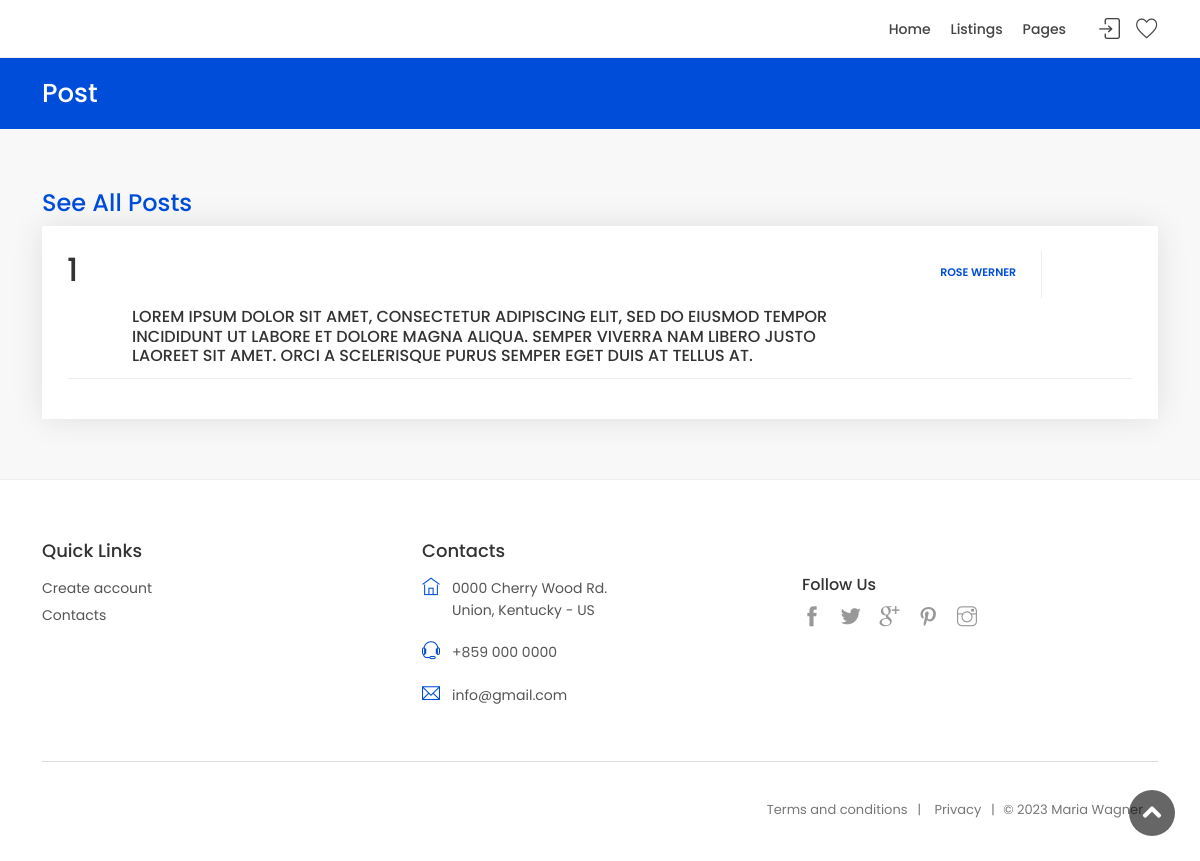
The app's page /comments/detail.php?id=1 with its own data.
### tables this page shows
CREATE TABLE `comment` (
  `commentID` int(10) UNSIGNED NOT NULL,
  `description` text DEFAULT NULL,
  `userID` int(10) UNSIGNED DEFAULT NULL
);

CREATE TABLE `user` (
  `userID` int(10) UNSIGNED NOT NULL,
  `name` varchar(48) DEFAULT NULL,
  `email` varchar(68) DEFAULT NULL,
  `password` varchar(48) DEFAULT NULL
);

### lib/db.php (called while the page is built, shortened)
<?php
function query($pdo,$query,$data=[]){
	$query=$pdo->prepare($query);
	$query->execute($data);
	return $query;
}

### comments/detail.php (the view, shortened to what this page needs)
<?php
require_once('../lib/db.php');
$posts=query($pdo,'SELECT comment.userID, comment.description, comment.commentID, user.name FROM comment JOIN user ON user.userID=comment.userID WHERE comment.commentID=?',[$_GET['id']]);
?>
<!DOCTYPE html>
<html lang="en">
<head>
    <link href="../css/bootstrap.min.css" rel="stylesheet">
    <link href="../css/style.css" rel="stylesheet">
	<link href="../css/vendors.css" rel="stylesheet">
    <link href="../css/custom.css" rel="stylesheet">
</head>
<body>
	<div id="page">
	<header class="header_in is_sticky menu_fixed">
		<div class="container">
			<div class="row">
				<div class="col-lg-3 col-12">
				</div>
				<div class="col-lg-9 col-12">
					<ul id="top_menu">
						<li><a href="../lib/auth/login.php" class="login" title="Sign In"><?php echo "Sign In";?></a></li>
						<li><a href="" class="wishlist_bt_top" title="Your wishlist"><?php echo "Your wishlist";?></a></li>
					</ul>
					<nav id="menu" class="main-menu">
						<ul>
							<li><span><a href="../index.php"><?php echo "Home";?></a></span>
							</li>
							<li><span><a href="../book-listings.php"><?php echo "Listings";?></a></span>
							</li>
							<li><span><a href="#0"><?php echo "Pages";?></a></span>
							</li>
						</ul>
					</nav>
				</div>
			</div>
		</div>
	</header>
	<div class="sub_header_in sticky_header">
		<div class="container">
			<h1><?php echo "Post";?></h1>
		</div>
	</div>
	<main>
		<div class="container margin_60_35">
		<h4 data-bs-target="#collapse_ft_1"><a href="index.php" ><?php echo "See All Posts";?></a></h4>
			<div class="box_booking">
			<?php
			while($post=$posts->fetch()){
			?>
				<div class="strip_booking">
					<div class="row">
						<div class="col-lg-9 col-md-5">
							<h2><?php echo $post['commentID'];?></h2>
							<h3><?php echo $post['description'];?></h3>
						</div>
						<div class="col-lg-2 col-md-3">
							<ul class="info_booking">
								<li><strong><a href="../users/detail.php?id=<?=$post['userID']?>"><?php echo $post['name'];?></a></strong></li>
							</ul>
						</div>
					</div>
				</div>
			<?php
			}
			?>
			</div>
		</div>
	</main>
	<footer class="plus_border">
		<div class="container margin_60_35">
			<div class="row">
				<div class="col-lg-4 col-md-6 col-sm-6">
					<h3 data-bs-target="#collapse_ft_1"><?php echo "Quick Links" ;?></h3>
					<div class="collapse dont-collapse-sm" id="collapse_ft_1">
						<ul class="links">
							<li><a href="../lib/auth/register.php"><?php echo "Create account" ;?></a></li>
							<li><a href="../contacts.php"><?php echo "Contacts" ;?></a></li>
						</ul>
					</div>
				</div>
				<div class="col-lg-4 col-md-6 col-sm-6">
					<h3 data-bs-target="#collapse_ft_3"><?php echo "Contacts" ;?></h3>
					<div class="collapse dont-collapse-sm" id="collapse_ft_3">
						<ul class="contacts">
							<li><i class="ti-home"></i><?php echo "0000 Cherry Wood Rd." ;?><br><?php echo "Union, Kentucky - US" ;?></li>
							<li><i class="ti-headphone-alt"></i><?php echo "+859 000 0000" ;?></li>
							<li><i class="ti-email"></i><a href="#0"><?php echo "info@gmail.com" ;?></a></li>
						</ul>
					</div>
				</div>
				<div class="col-lg-4 col-md-6 col-sm-6">
					<div class="collapse dont-collapse-sm" id="collapse_ft_4">
						<div class="follow_us">
							<h5><?php echo "Follow Us" ;?></h5>
							<ul>
								<li><a href="#0"><i class="ti-facebook"></i></a></li>
								<li><a href="#0"><i class="ti-twitter-alt"></i></a></li>
								<li><a href="#0"><i class="ti-google"></i></a></li>
								<li><a href="#0"><i class="ti-pinterest"></i></a></li>
								<li><a href="#0"><i class="ti-instagram"></i></a></li>
							</ul>
						</div>
					</div>
				</div>
			</div>
			<hr>
			<div class="row">
				<div class="col-lg-12">
					<ul id="additional_links">
						<li><a href="#0"><?php echo "Terms and conditions" ;?></a></li>
						<li><a href="#0"><?php echo "Privacy" ;?></a></li>
						<li><span><?php echo "© 2023 Maria Wagner" ;?></span></li>
					</ul>
				</div>
			</div>
		</div>
	</footer>
	</div>
	<div id="toTop"></div>
</body>
</html>

### records on screen
comment: commentID "1", description "LOREM IPSUM DOLOR SIT AMET, CONSECTETUR ADIPISCING ELIT, SED DO EIUSMOD TEMPOR INCIDIDUNT UT LABORE ET DOLORE MAGNA ALIQUA. SEMPER VIVERRA NAM LIBERO JUSTO LAOREET SIT AMET. ORCI A SCELERISQUE PURUS SEMPER EGET DUIS AT TELLUS AT.", userID.name "ROSE WERNER"
